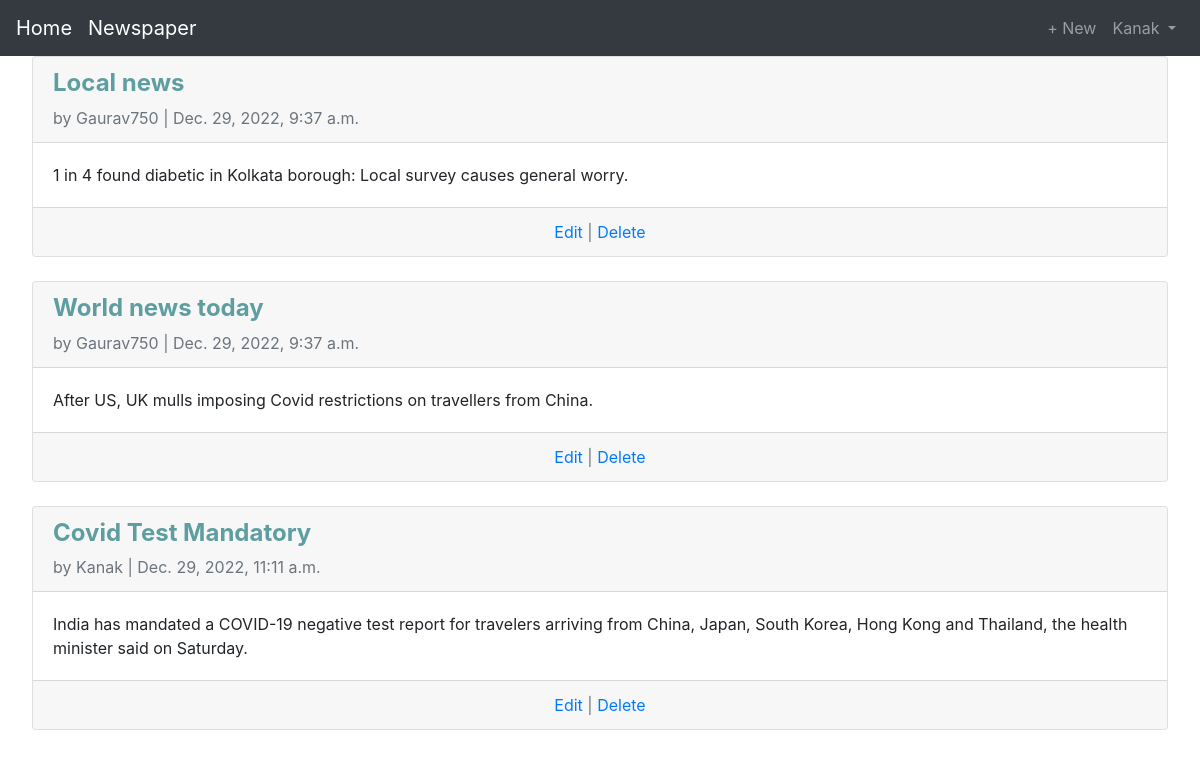
Page /articles/ (signed in) on the committed database.
### accounts/models.py (models this page shows)
class CustomUser(AbstractUser):
    age = models.PositiveIntegerField(null=True, blank=True)

### articles/models.py (models this page shows, shortened)
class Article(models.Model):
    title = models.CharField(max_length=255)
    body = models.TextField()
    date = models.DateTimeField(auto_now_add=True)
    author = models.ForeignKey(get_user_model(), on_delete=models.CASCADE)

### articles/views.py (the view)
# urls.py: path('', ArticleListView.as_view(), name='article_list'),
class ArticleListView(ListView):
    model = Article
    template_name = 'article_list.html'

### templates/article_list.html
{% extends 'base.html' %} {% block content %} {% for article in object_list %}
<div class="card">
  <div class="card-header">
    <a
      href="{% url 'article_detail' article.pk %}"
      style="text-decoration: none; color: cadetblue"
    >
      <h4 class="font-weight-bold">{{article.title}}</h4>
    </a>
    <span class="text-muted"> by {{article.author}} | {{article.date}}</span>
  </div>
  <div class="card-body">{{article.body}}</div>
  <div class="card-footer text-center text-muted">
    <a href="{% url 'article_edit' article.pk %}">Edit</a> |
    <a href="{% url 'article_delete' article.pk %}">Delete</a>
  </div>
</div>
<br />
{% endfor %} {% endblock content %}

### templates/base.html (shortened to what this page needs)
<!DOCTYPE html>
<html lang="en">
  <head>
    <link
      rel="stylesheet"
      href="https://cdn.jsdelivr.net/npm/bootstrap@4.5.3/dist/css/bootstrap.min.css"
    />
  </head>
  <body>
    <nav class="navbar navbar-expand-lg navbar-dark bg-dark">
      <a class="navbar-brand" href="{% url 'home' %}">Home</a>
      <a class="navbar-brand" href="{% url 'article_list' %}">Newspaper</a>
      <div class="collapse navbar-collapse" id="navbarSupportedContent">
        {% if user.is_authenticated %}
        <ul class="navbar-nav ml-auto">
          <li class="nav-item">
            <a class="nav-link" href="{% url 'article_new' %}">+ New </a>
          </li>
          <li class="nav-item">
            <a
              class="nav-link dropdown-toggle"
              href="#"
              id="navbarDropdown"
              role="button"
              data-toggle="dropdown"
              aria-haspopup="true"
              aria-expanded="false"
            >
              {{ user.username }}
            </a>
          </li>
        </ul>
        {% endif %}
      </div>
    </nav>
    <main>
      <div style="margin: 0 2rem">
        {% block content %}{% endblock content %}
      </div>
    </main>
  </body>
</html>

### rows in the picture
CustomUser: username "Kanak"
Article: title "Local news", author "Gaurav750", date "Dec. 29, 2022, 9:37 a.m.", body "1 in 4 found diabetic in Kolkata borough: Local survey causes general worry."
Article: title "World news today", author "Gaurav750", date "Dec. 29, 2022, 9:37 a.m.", body "After US, UK mulls imposing Covid restrictions on travellers from China."
Article: title "Covid Test Mandatory", author "Kanak", date "Dec. 29, 2022, 11:11 a.m.", body "India has mandated a COVID-19 negative test report for travelers arriving from China, Japan, South Korea, Hong Kong and Thailand, the health minister said on Saturday."
